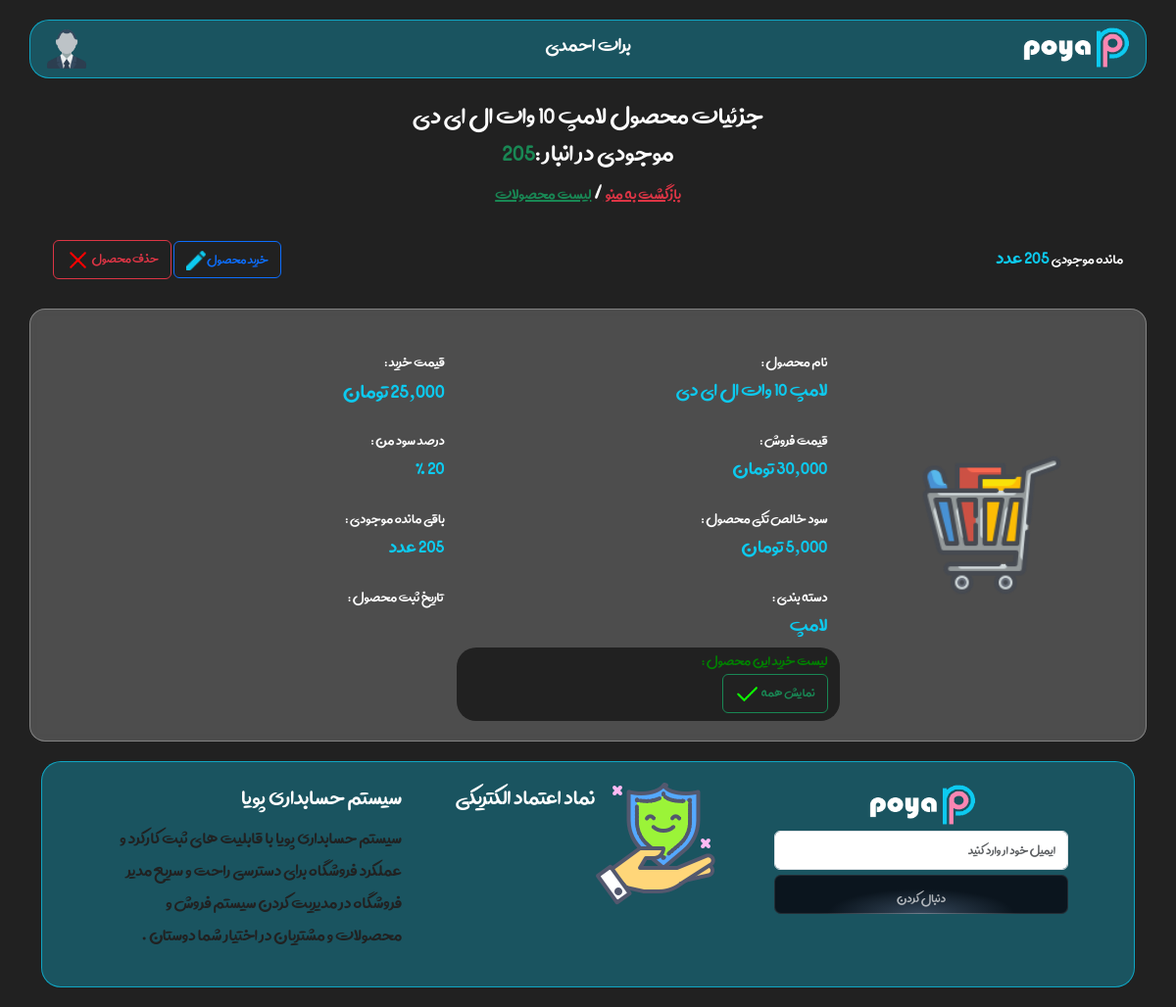
Page /products/45/ (signed in) on the earlier database version.
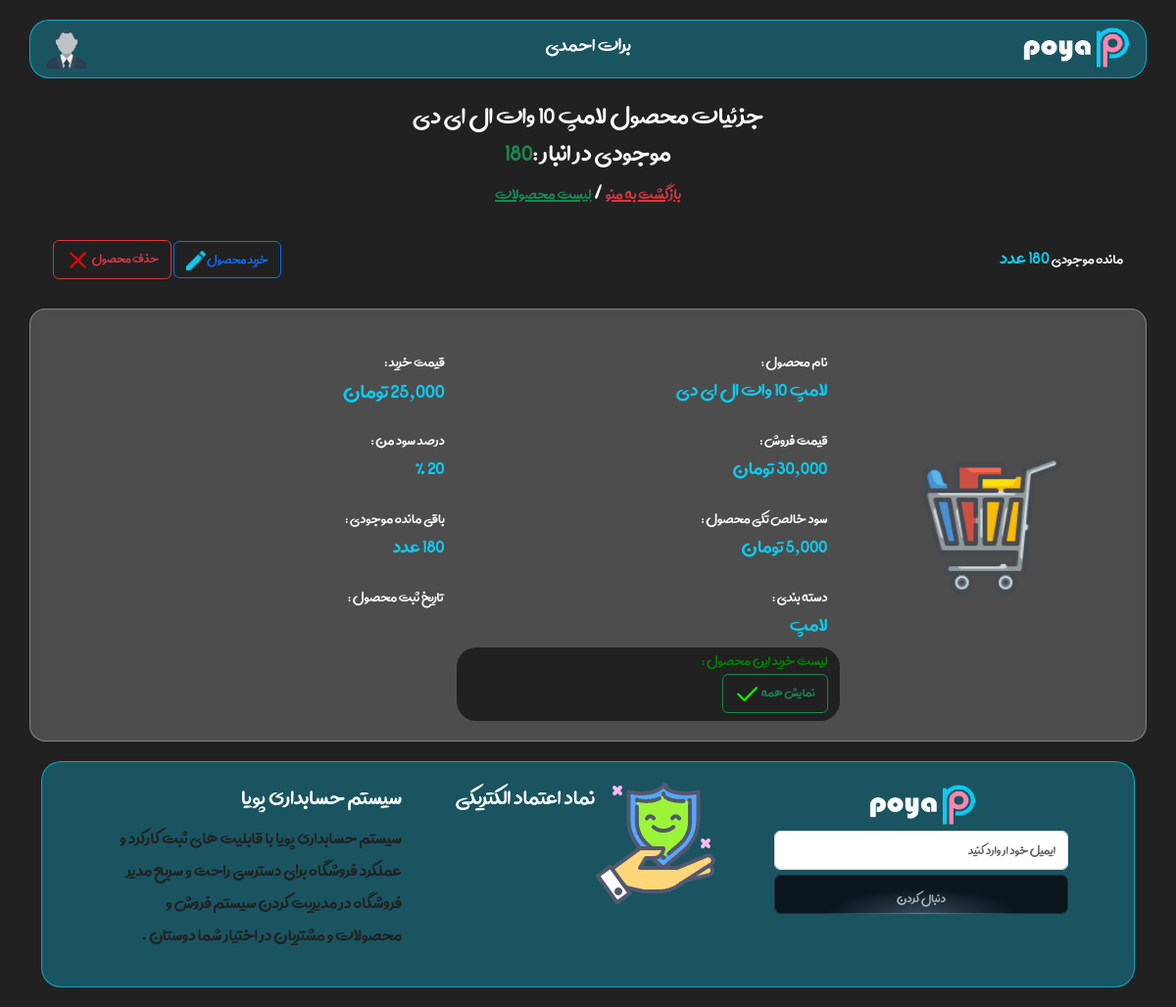
Same page on the later database version.
### product/models.py (models this page shows, shortened)
class Product(models.Model):
    user = models.ForeignKey(User, on_delete=models.CASCADE)
    title = models.CharField(max_length=500, null=True, blank=True, verbose_name="نام محصول")
    image = models.ImageField(upload_to="productimage", null=True, blank=True, verbose_name="عکس محصول")
    price = models.BigIntegerField(default=0, null=True, blank=True, verbose_name="قیمت خرید")
    price_selling = models.BigIntegerField(default=0, null=True, blank=True, verbose_name="قیمت فروش")
    percent = models.IntegerField(default=0, null=True, blank=True, verbose_name="تخفیف محصول")
    status = models.BooleanField(default=False)
    mojidi = models.BigIntegerField(default=0)
    sod = models.BigIntegerField(default=0)
    discription = models.TextField(max_length=300, null=True, blank=True, verbose_name="توضیحات مدیر")
    created_at = models.DateField(auto_now_add=True, blank=True, null=True, verbose_name="تاریخ افزودن محصول")
    category = models.ForeignKey(Category,null=True,blank=True,on_delete=models.CASCADE, verbose_name="دسته بندی ها ")
    class Meta:
        verbose_name = "محصول"
        verbose_name_plural = "محصولات"
    def Created_at(self):
        return date2jalali(self.created_at)

class Category(models.Model):
    user = models.ForeignKey(User, on_delete=models.CASCADE)
    title = models.CharField(max_length=200, null=True, blank=True, verbose_name="اسم سته بندی")
    discription = models.TextField(max_length=300, null=True, blank=True, verbose_name="توضیحات مدیر")
    created_at = models.DateTimeField(null=True, auto_now_add=True, blank=True, verbose_name="تاریخ اضافه شدن ")
    def __str__(self):
        return self.title
    class Meta:
        verbose_name = "دسته بندی"
        verbose_name_plural = "دسته بندی ها "

### product/views.py (the view, shortened to what this page needs)
# urls.py: path("<int:id>/",views.product_detail_view,name="detail"),
def product_detail_view(request,id):
    products = Product.objects.all().filter(user=request.user)
    product = get_object_or_404(products,id=id)
    list_kharid_product = AvailableProduct.objects.filter(user=request.user).filter(product=product)
    if product.mojidi != 0 :
        product.status = True
    else:
        product.status = False
    product.sod = product.price_selling - product.price
    product.save()
    return render(request,"product/detail.html",{"product":product ,"list_kharid_product" :list_kharid_product })

### product/models.py (called while the page is built)
    def Created_at(self):
        return date2jalali(self.created_at)

### product/templates/product/detail.html (shortened to what the changed rows need)
{% extends 'base.html' %} {% load static %} {% load humanize %}  {% block content %}
<div class="container">
  <h2 class="text-center" style="margin-top: 20px">
    جزئیات محصول {{product.title}}
    <br />
    {% if product.status == True %}
  موجودی در انبار :<span class="text-success">{{product.mojidi}}</span>
  <br/>
    {% else %}
<span class="text-danger">    در انبار موجود نیست
</span>
<br/>
    {% endif %}
    <a
      class="text-danger"
      style="margin-top: -10px"
      href="{% url 'home:index' %}"
    >
      بازگشت به منو
    </a>
    /
    <a
      class="text-success"
      style="margin-top: -10px"
      href="{% url 'product:list' %}"
    >
      لیست محصولات
    </a>
  </h2>
  <div class="row" style="margin: 30px 0px">
    <div class="col-lg-6" style="font-size: 18px">
    </div>
    <div
      class="col-lg-6"
      style="display: flex; justify-content: end; align-items: center"
    >
    </div>
  </div>
  <div class="row customer-detail">
    <div
      class="col-lg-3"
      style="display: flex; justify-content: center; align-items: center"
    >
    </div>
    <div class="col-lg-9 row" style="padding-right: 30px; margin-top: 20px">
      <div class="col-6" style="margin-bottom: 15px">
        <span style="font-size: 18px">نام محصول :</span>
        <h4 style="color: #0dcaef; font-size: 25px">{{product.title}}</h4>
      </div>
      <div class="col-6">
        <span style="font-size: 18px">قیمت خرید :</span>
        <h4 style="color: #0dcaef; font-size: 27px">
          {{product.price|intcomma:0}} تومان
        </h4>
      </div>
      <div class="col-6" style="margin-bottom: 15px">
        <span style="font-size: 18px">قیمت فروش :</span>
        <h4 style="color: #0dcaef; font-size: 25px">
          {{product.price_selling|intcomma:0}} تومان
        </h4>
      </div>
      <div class="col-6" style="margin-bottom: 15px">
        <span style="font-size: 18px"> درصد سود من :</span>
        <h4 style="color: #0dcaef; font-size: 25px">{{product.percent}} %</h4>
      </div>
      <div class="col-6" style="margin-bottom: 15px">
        <span style="font-size: 18px"> سود خالص تکی محصول :</span>
        <h4 style="color: #0dcaef; font-size: 25px">
          {{product.sod|intcomma:0}} تومان
        </h4>
      </div>
      <div class="col-6" style="margin-bottom: 15px">
        <span style="font-size: 18px">باقی مانده موجودی :</span>
        <h4 style="color: #0dcaef; font-size: 25px">{{product.mojidi}} عدد</h4>
      </div>
      <div class="col-6">
        <span style="font-size: 18px">دسته بندی :</span>
        <h4 style="color: #0dcaef; font-size: 25px">
        {{product.category}}
        </h4>
      </div>
    </div>
  </div>
</div>
{% endblock %}

Differences in the rows shown:
changed Product "لامپ 10 وات ال ای دی": mojidi "205" → "180"
